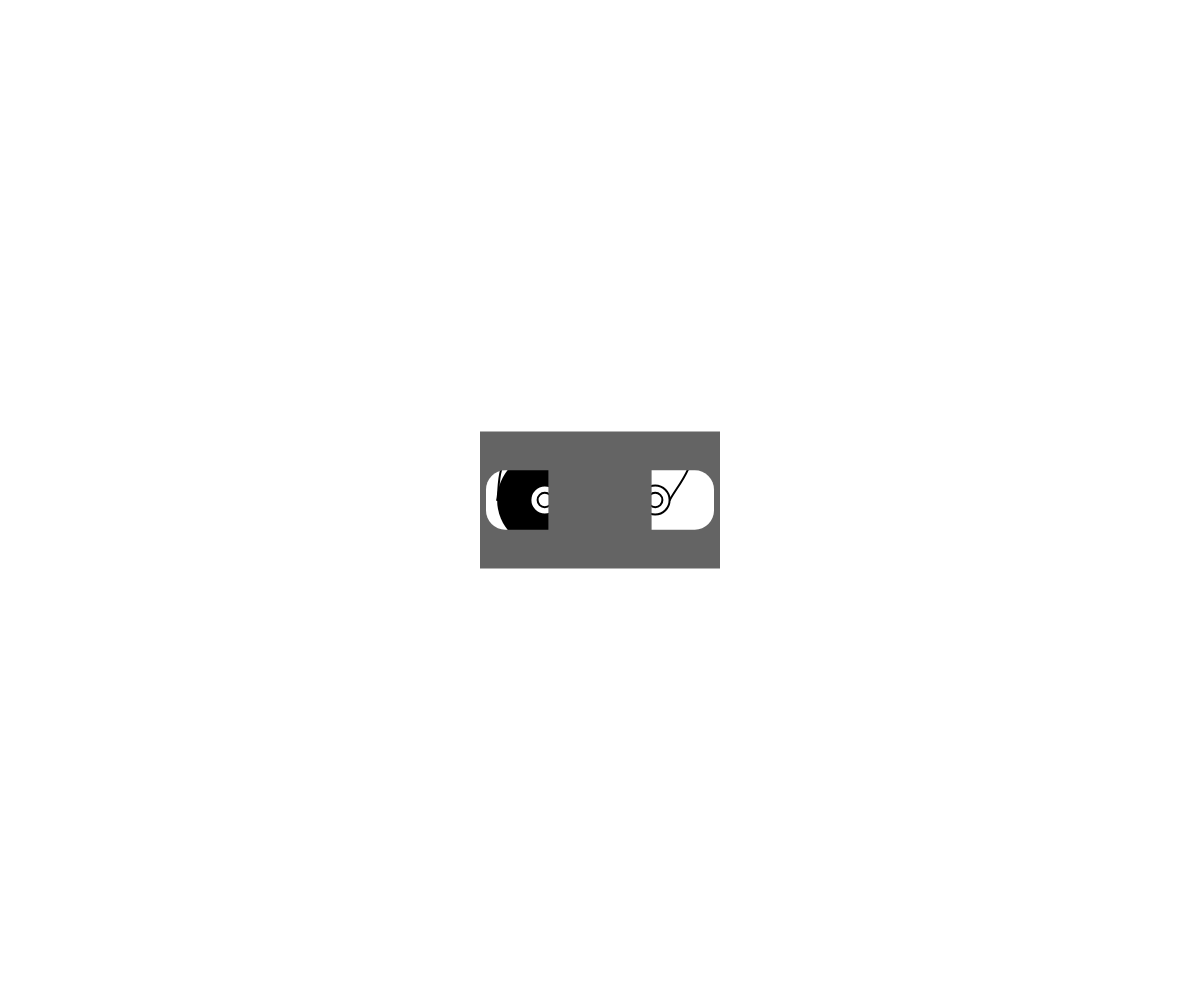
Frame 1 (no input)
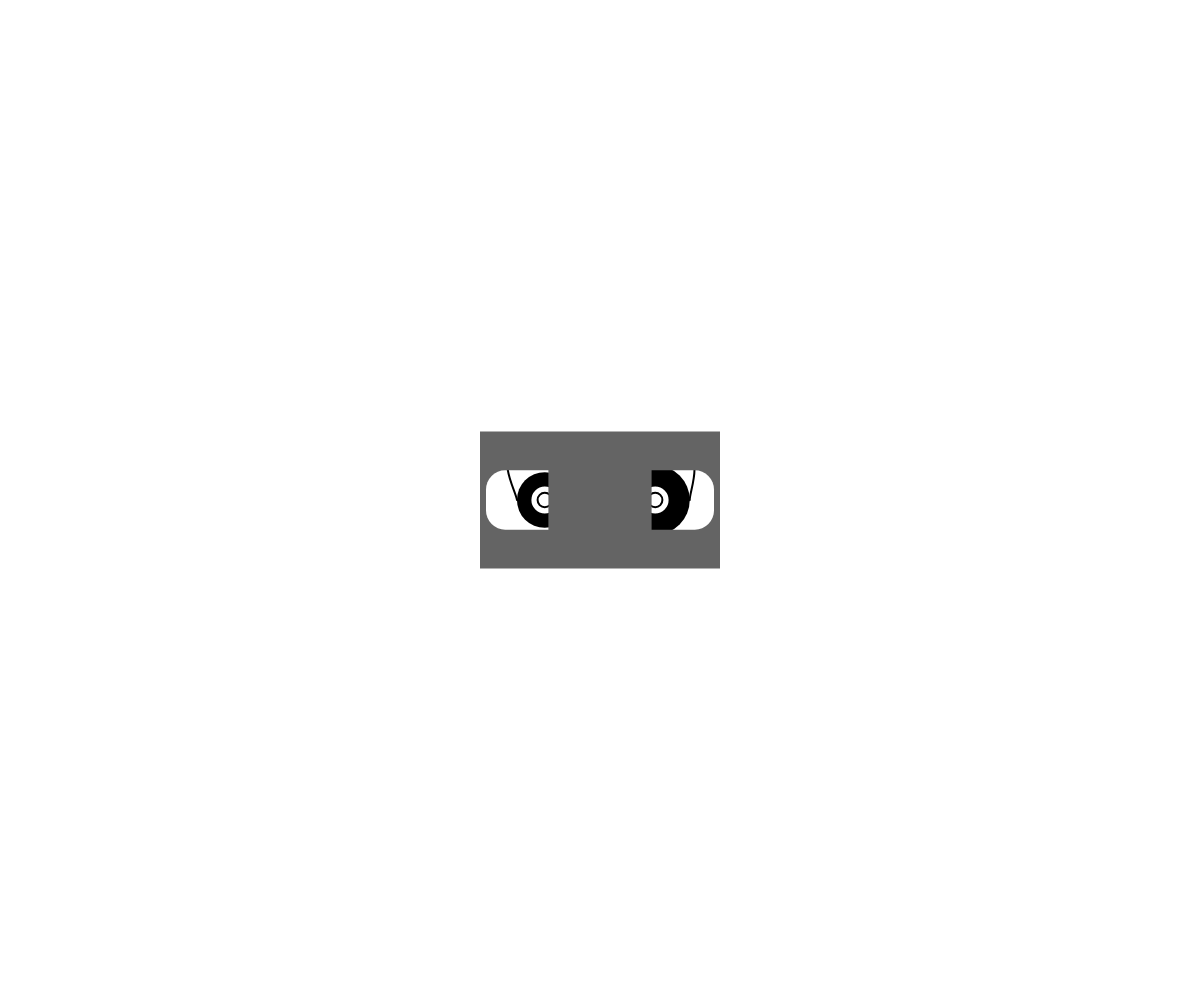
Frame 60 (no input)
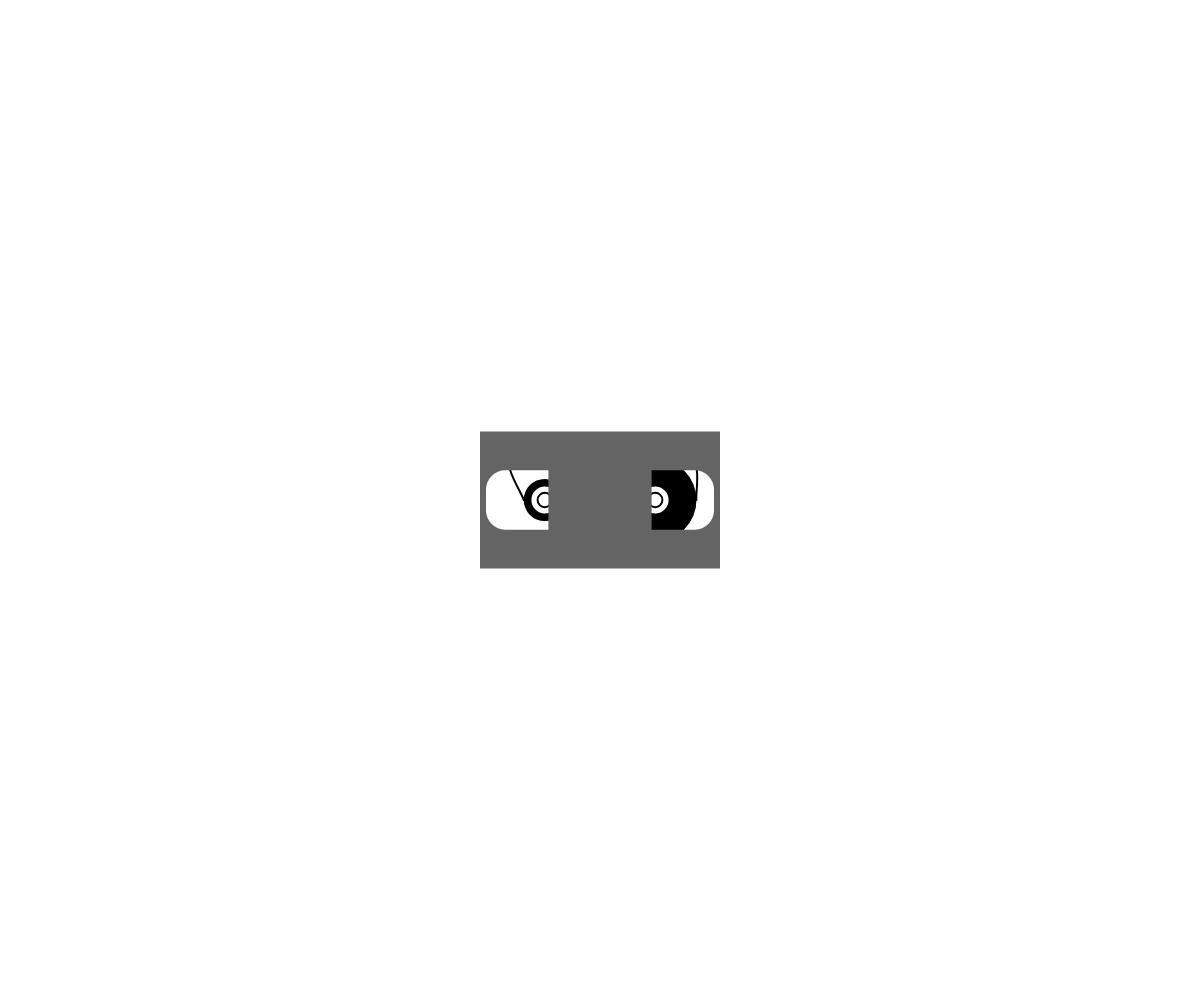
Frame 120 (the mouse pressed at the canvas centre since frame 60)

The p5.js sketch that drew these frames (run headless with seeded random() and noise() and a simulated clock; from frame 60 on, the mouse is pressed at the canvas centre):

// p5.js sketch
// ── sketch.js
// Be Kind by Antoinette Bumatay-Chan
// Created for the #WCCChallenge - Topic: Rewind
//
//
//
// See other submissions here: https://openprocessing.org/curation/78544
// Join the Birb's Nest Discord community!  https://discord.gg/S8c7qcjw2blet gPattern;

let gColorPalette = ['#d6cbbb', '#b87b6a', '#bb343a', '#e3d66b', '#708087'];

let gBgColor = '#ffffff';

let gVhsTapes = [];

let gVhsWidth;

let gScalarsVHS = {
  caseH: 0.57,
  windowW: 0.95,
  labelW: 0.43,
  labelH: 0.26,
  reelD: 0.4,
  reelSpacing: 0.23,
  spoolD: 0.12,
  spoolExtra: [1, 0.5],
};

let gSizesVHS = {};

let gCoverLayer;

function setup() {
  createCanvas(windowWidth, windowHeight);
  strokeWeight(3);

  gCoverLayer = createGraphics(width, height);
  gCoverLayer.rectMode(CENTER);
  gCoverLayer.noStroke();

  initialize();
}

function draw() {
  background(gBgColor);
  stroke(gBgColor);

  gVhsTapes.forEach((tape) => {
    tape.update();
    tape.draw();
  });

  image(gCoverLayer, 0, 0);
}

function initialize() {
  gVhsWidth = 0.2 * width;
  gSizesVHS.caseH = gVhsWidth * gScalarsVHS.caseH;
  gSizesVHS.windowW = gVhsWidth * gScalarsVHS.windowW;
  gSizesVHS.labelW = gVhsWidth * gScalarsVHS.labelW;
  gSizesVHS.labelH = gVhsWidth * gScalarsVHS.labelH;
  gSizesVHS.reelD = gVhsWidth * gScalarsVHS.reelD;
  gSizesVHS.reelSpacing = gVhsWidth * gScalarsVHS.reelSpacing;
  gSizesVHS.spoolD = gVhsWidth * gScalarsVHS.spoolD;
  gSizesVHS.spoolExtra = [];
  for (let i = 0; i < gScalarsVHS.spoolExtra.length; i++) {
    gSizesVHS.spoolExtra.push(gScalarsVHS.spoolExtra[i] * gSizesVHS.spoolD);
  }
  gSizesVHS.topTapePosOffset = gSizesVHS.reelSpacing + gSizesVHS.reelD / 3;
  gSizesVHS.topTapePosY = -gSizesVHS.caseH / 3;
  createVHS();
}

function createVHS() {
  for (let i = 0; i < 1; i++) {
    gVhsTapes.push(new VHS(width / 2, height / 2));
  }
}

function mouseClicked() {
  initialize();
}

class VHS {
  constructor(x, y) {
    this.xp = x;
    this.yp = y;

    this.progress = 0;
    this.inc = 0.01;

    this.createCover();
  }

  createCover() {
    gCoverLayer.push();
    gCoverLayer.translate(this.xp, this.yp);

    gCoverLayer.fill(100);
    gCoverLayer.rect(0, 0, gVhsWidth, gSizesVHS.caseH);
    gCoverLayer.erase();
    gCoverLayer.rect(0, 0, gSizesVHS.windowW, 0.95 * gSizesVHS.labelH, gSizesVHS.reelD * 0.2);
    gCoverLayer.noErase();
    gCoverLayer.rect(0, 0, gSizesVHS.labelW, gSizesVHS.labelH);

    gCoverLayer.pop();
  }

  update(t) {
    this.progress += this.inc;
    if (this.progress >= 1.0 || this.progress <= 0) this.inc = -this.inc;

    this.leftTapeD = map(this.progress, 0, 1, gSizesVHS.reelD, gSizesVHS.spoolD);
    this.rightTapeD = map(this.progress, 0, 1, gSizesVHS.spoolD, gSizesVHS.reelD);
    this.leftTapeX = -gSizesVHS.reelSpacing - this.leftTapeD / 2;
    this.rightTapeX = gSizesVHS.reelSpacing + this.rightTapeD / 2;
  }

  draw() {
    push();
    translate(this.xp, this.yp);

    noStroke();
    fill(0);
    circle(-gSizesVHS.reelSpacing, 0, this.leftTapeD);
    circle(gSizesVHS.reelSpacing, 0, this.rightTapeD);

    stroke(0);
    strokeWeight(2);
    noFill();
    beginShape();
    curveVertex(this.leftTapeX, 0);
    curveVertex(this.leftTapeX, 0);
    curveVertex(-gSizesVHS.topTapePosOffset, gSizesVHS.topTapePosY);
    curveVertex(0, gSizesVHS.topTapePosY);
    curveVertex(gSizesVHS.topTapePosOffset, gSizesVHS.topTapePosY);
    curveVertex(this.rightTapeX, 0);
    curveVertex(this.rightTapeX, 0);
    endShape();

    fill(255);
    gSizesVHS.spoolExtra.forEach((rad) => {
      circle(-gSizesVHS.reelSpacing, 0, rad);
      circle(gSizesVHS.reelSpacing, 0, rad);
    });

    pop();
  }
}
